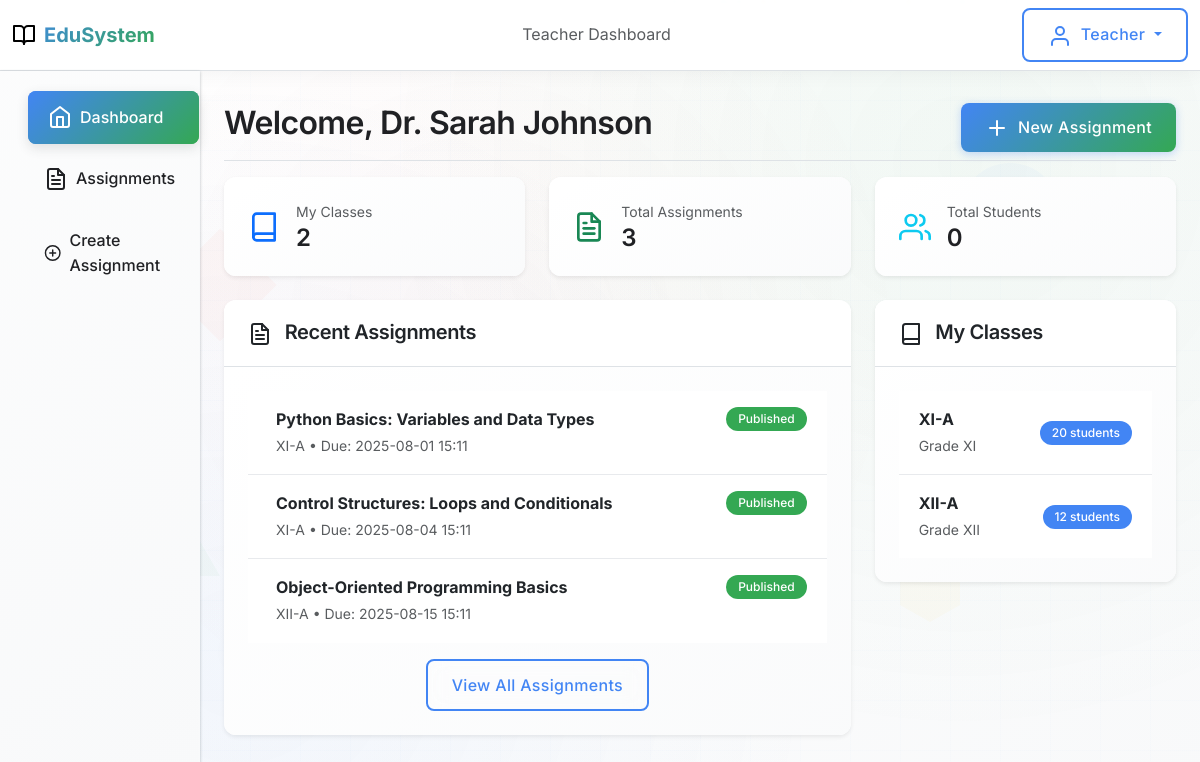
The app's page /teacher (signed in) with its own data.
### models.py (models this page shows)
class User(UserMixin, db.Model):
    id = db.Column(db.Integer, primary_key=True)
    username = db.Column(db.String(64), unique=True, nullable=False)
    email = db.Column(db.String(120), unique=True, nullable=False)
    password_hash = db.Column(db.String(256), nullable=False)
    role = db.Column(db.String(20), nullable=False, default='student')  # admin, teacher, student
    full_name = db.Column(db.String(100), nullable=False)
    created_at = db.Column(db.DateTime, default=func.now())
    taught_classes = db.relationship('Class', backref='teacher', lazy=True)
    student_classes = db.relationship('StudentClass', backref='student', lazy=True)
    submissions = db.relationship('Submission', backref='student', lazy=True)

class Assignment(db.Model):
    id = db.Column(db.Integer, primary_key=True)
    title = db.Column(db.String(200), nullable=False)
    description = db.Column(db.Text, nullable=False)
    subject_id = db.Column(db.Integer, db.ForeignKey('subject.id'), nullable=False)
    class_id = db.Column(db.Integer, db.ForeignKey('class.id'), nullable=False)
    teacher_id = db.Column(db.Integer, db.ForeignKey('user.id'), nullable=False)
    starter_code = db.Column(db.Text, default='# Write your Python code here\n')
    expected_output = db.Column(db.Text)
    test_cases = db.Column(db.Text)  # JSON string of test cases
    due_date = db.Column(db.DateTime)
    max_points = db.Column(db.Integer, default=100)
    is_published = db.Column(db.Boolean, default=False)
    created_at = db.Column(db.DateTime, default=func.now())
    submissions = db.relationship('Submission', backref='assignment', lazy=True)
    teacher = db.relationship('User', backref='created_assignments', lazy=True)
    resources = db.relationship('AssignmentResource', backref='assignment', lazy=True, cascade='all, delete-orphan')

class Class(db.Model):
    id = db.Column(db.Integer, primary_key=True)
    name = db.Column(db.String(100), nullable=False)  # e.g., "XI-A", "XII-B"
    grade = db.Column(db.String(10), nullable=False)  # "XI" or "XII"
    section = db.Column(db.String(10), nullable=False)  # "A", "B", etc.
    teacher_id = db.Column(db.Integer, db.ForeignKey('user.id'), nullable=True)
    created_at = db.Column(db.DateTime, default=func.now())
    students = db.relationship('StudentClass', backref='class_obj', lazy=True)
    assignments = db.relationship('Assignment', backref='class_obj', lazy=True)

### routes.py (the view)
@app.route('/teacher')
@requires_role('teacher')
def teacher_dashboard():
    user = User.query.get(session['user_id'])
    my_classes = Class.query.filter_by(teacher_id=user.id).all()
    my_assignments = Assignment.query.filter_by(teacher_id=user.id).all()
    return render_template('teacher/dashboard.html',
                         user=user,
                         my_classes=my_classes,
                         my_assignments=my_assignments)

### utils.py (called while the page is built)
def requires_role(role):
    def decorator(f):
        @wraps(f)
        def decorated_function(*args, **kwargs):
            if 'user_id' not in session:
                flash('Please log in to access this page', 'error')
                return redirect(url_for('login'))
            if session.get('user_role') != role:
                flash('Access denied', 'error')
                return redirect(url_for('index'))
            return f(*args, **kwargs)
        return decorated_function
    return decorator

def format_datetime(dt):
    if dt:
        return dt.strftime('%Y-%m-%d %H:%M')
    return 'N/A'

@app.template_filter('datetime')
def datetime_filter(dt):
    return format_datetime(dt)

### templates/teacher/dashboard.html (shortened to what this page needs)
{% extends "base.html" %}
{% block breadcrumbs %}
<li class="breadcrumb-item active">Teacher Dashboard</li>
{% endblock %}
{% block sidebar %}
<ul class="nav flex-column">
    <li class="nav-item">
        <a class="nav-link active" href="{{ url_for('teacher_dashboard') }}">
            <i data-feather="home" class="me-2"></i>
            Dashboard
        </a>
    </li>
    <li class="nav-item">
        <a class="nav-link" href="{{ url_for('teacher_assignments') }}">
            <i data-feather="file-text" class="me-2"></i>
            Assignments
        </a>
    </li>
    <li class="nav-item">
        <a class="nav-link" href="{{ url_for('create_assignment') }}">
            <i data-feather="plus-circle" class="me-2"></i>
            Create Assignment
        </a>
    </li>
</ul>
{% endblock %}
{% block content %}
<div class="d-flex justify-content-between flex-wrap flex-md-nowrap align-items-center pt-3 pb-2 mb-3 border-bottom">
    <h1 class="h2">Welcome, {{ user.full_name }}</h1>
    <div class="btn-toolbar mb-2 mb-md-0">
        <a href="{{ url_for('create_assignment') }}" class="btn btn-primary">
            <i data-feather="plus" class="me-1"></i>
            New Assignment
        </a>
    </div>
</div>
<div class="row">
    <div class="col-md-4 mb-4">
        <div class="card border-0 shadow-sm">
            <div class="card-body">
                <div class="d-flex align-items-center">
                    <div class="flex-shrink-0">
                        <i data-feather="book" class="text-primary" style="width: 2rem; height: 2rem;"></i>
                    </div>
                    <div class="flex-grow-1 ms-3">
                        <div class="text-muted small">My Classes</div>
                        <div class="h4 mb-0">{{ my_classes|length }}</div>
                    </div>
                </div>
            </div>
        </div>
    </div>
    <div class="col-md-4 mb-4">
        <div class="card border-0 shadow-sm">
            <div class="card-body">
                <div class="d-flex align-items-center">
                    <div class="flex-shrink-0">
                        <i data-feather="file-text" class="text-success" style="width: 2rem; height: 2rem;"></i>
                    </div>
                    <div class="flex-grow-1 ms-3">
                        <div class="text-muted small">Total Assignments</div>
                        <div class="h4 mb-0">{{ my_assignments|length }}</div>
                    </div>
                </div>
            </div>
        </div>
    </div>
    <div class="col-md-4 mb-4">
        <div class="card border-0 shadow-sm">
            <div class="card-body">
                <div class="d-flex align-items-center">
                    <div class="flex-shrink-0">
                        <i data-feather="users" class="text-info" style="width: 2rem; height: 2rem;"></i>
                    </div>
                    <div class="flex-grow-1 ms-3">
                        <div class="text-muted small">Total Students</div>
                        <div class="h4 mb-0">
                            {% set total_students = 0 %}
                            {% for class in my_classes %}
                                {% set total_students = total_students + class.students|length %}
                            {% endfor %}
                            {{ total_students }}
                        </div>
                    </div>
                </div>
            </div>
        </div>
    </div>
</div>
<div class="row">
    <div class="col-lg-8">
        <div class="card border-0 shadow-sm">
            <div class="card-header bg-white border-bottom">
                <h5 class="card-title mb-0">
                    <i data-feather="file-text" class="me-2"></i>
                    Recent Assignments
                </h5>
            </div>
            <div class="card-body">
                {% if my_assignments %}
                    <div class="list-group list-group-flush">
                        {% for assignment in my_assignments[:5] %}
                        <div class="list-group-item d-flex justify-content-between align-items-start">
                            <div class="ms-2 me-auto">
                                <div class="fw-bold">{{ assignment.title }}</div>
                                <small class="text-muted">
                                    {{ assignment.class_obj.name }} • Due: {{ assignment.due_date|datetime if assignment.due_date else 'No due date' }}
                                </small>
                            </div>
                            <span class="badge bg-{{ 'success' if assignment.is_published else 'secondary' }} rounded-pill">
                                {{ 'Published' if assignment.is_published else 'Draft' }}
                            </span>
                        </div>
                        {% endfor %}
                    </div>
                    <div class="text-center mt-3">
                        <a href="{{ url_for('teacher_assignments') }}" class="btn btn-outline-primary">
                            View All Assignments
                        </a>
                    </div>
                {% endif %}
            </div>
        </div>
    </div>
    <div class="col-lg-4">
        <div class="card border-0 shadow-sm">
            <div class="card-header bg-white border-bottom">
                <h5 class="card-title mb-0">
                    <i data-feather="book" class="me-2"></i>
                    My Classes
                </h5>
            </div>
            <div class="card-body">
                {% if my_classes %}
                    <div class="list-group list-group-flush">
                        {% for class in my_classes %}
                        <div class="list-group-item d-flex justify-content-between align-items-center">
                            <div>
                                <div class="fw-bold">{{ class.name }}</div>
                                <small class="text-muted">Grade {{ class.grade }}</small>
                            </div>
                            <span class="badge bg-primary rounded-pill">{{ class.students|length }} students</span>
                        </div>
                        {% endfor %}
                    </div>
                {% else %}
                    <div class="text-center py-3">
                        <i data-feather="book" class="text-muted mb-2" style="width: 2rem; height: 2rem;"></i>
                        <p class="text-muted small mb-0">No classes assigned yet</p>
                    </div>
                {% endif %}
            </div>
        </div>
    </div>
</div>
{% endblock %}

### templates/base.html (shortened to what this page needs)
<!DOCTYPE html>
<html lang="en">
<head>
    <link href="https://cdn.jsdelivr.net/npm/bootstrap@5.3.0/dist/css/bootstrap.min.css" rel="stylesheet">
    <link rel="stylesheet" href="{{ url_for('static', filename='css/style.css') }}">
</head>
<body>
    <div class="background-particles">
    </div>
    <div class="background-shapes">
        <div class="shape shape-square"></div>
        <div class="shape shape-hexagon"></div>
    </div>
    {% if session.user_id %}
    <nav class="navbar navbar-expand-lg navbar-light bg-white border-bottom">
        <div class="container-fluid">
            <a class="navbar-brand d-flex align-items-center" href="{{ url_for('index') }}">
                <i data-feather="book-open" class="me-2"></i>
                <span class="fw-bold text-primary">EduSystem</span>
            </a>
            <nav aria-label="breadcrumb" class="d-none d-md-block">
                <ol class="breadcrumb mb-0">
                    {% block breadcrumbs %}{% endblock %}
                </ol>
            </nav>
            <div class="dropdown">
                <button class="btn btn-outline-primary dropdown-toggle" type="button" data-bs-toggle="dropdown">
                    <i data-feather="user" class="me-1"></i>
                    {{ session.user_role|title }}
                </button>
            </div>
        </div>
    </nav>
    {% endif %}
    <div class="container-fluid">
        <div class="row">
            {% if session.user_id %}
            <nav class="col-md-3 col-lg-2 d-md-block bg-light sidebar collapse">
                <div class="position-sticky pt-3">
                    {% block sidebar %}{% endblock %}
                </div>
            </nav>
            {% endif %}
            <main class="col-md-9 ms-sm-auto col-lg-10 px-md-4">
                {% if session.user_id %}
                <div class="py-3">
                {% endif %}
                {% block content %}{% endblock %}
                {% if session.user_id %}
                </div>
                {% endif %}
            </main>
        </div>
    </div>
</body>
</html>

### records on screen
User: user_role "Teacher", full_name "Dr. Sarah Johnson"
Assignment: title "Python Basics: Variables and Data Types", class_obj.name "XI-A", due_date "2025-08-01 15:11", is_published "Published"
Assignment: title "Control Structures: Loops and Conditionals", class_obj.name "XI-A", due_date "2025-08-04 15:11", is_published "Published"
Assignment: title "Object-Oriented Programming Basics", class_obj.name "XII-A", due_date "2025-08-15 15:11", is_published "Published"
Class: name "XI-A", grade "XI", students|length "20"
Class: name "XII-A", grade "XII", students|length "12"

### other values on screen
{{ my_classes|length }} "2"
{{ my_assignments|length }} "3"
{{ total_students }} "0"
